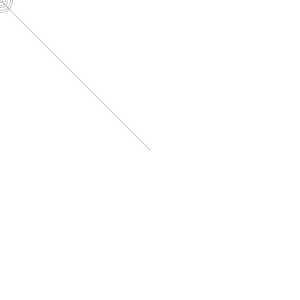
Frame 1 (no input)
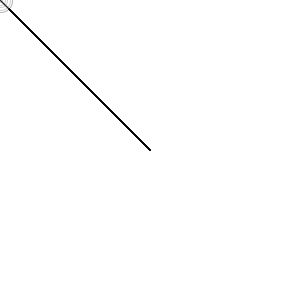
Frame 60 (the mouse pressed at the canvas centre just before this capture)
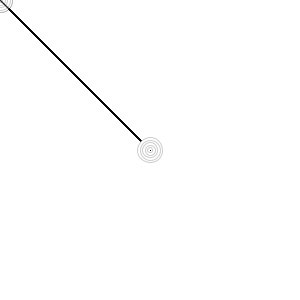
Frame 120 (the mouse held since frame 60 and released just before this capture)

The Processing sketch that drew these frames (run headless with seeded random() and noise(); from frame 60 on, the mouse is pressed at the canvas centre):

// Processing sketch: processing_14174
// ── processing_14174.pde

int c=0;

void setup()
{
   size(300,300);
   stroke(0,50);
   background(255);
}

void draw()
{
  int i;
  
  if(c % 50 == 0)
  {
    for(i=5;i>0;i--)
    {
      ellipse(mouseX, mouseY, i * 5, i * 5);      
    }
  }
  
  line(150,150,mouseX,mouseY);  
  
  c++;
}
                
